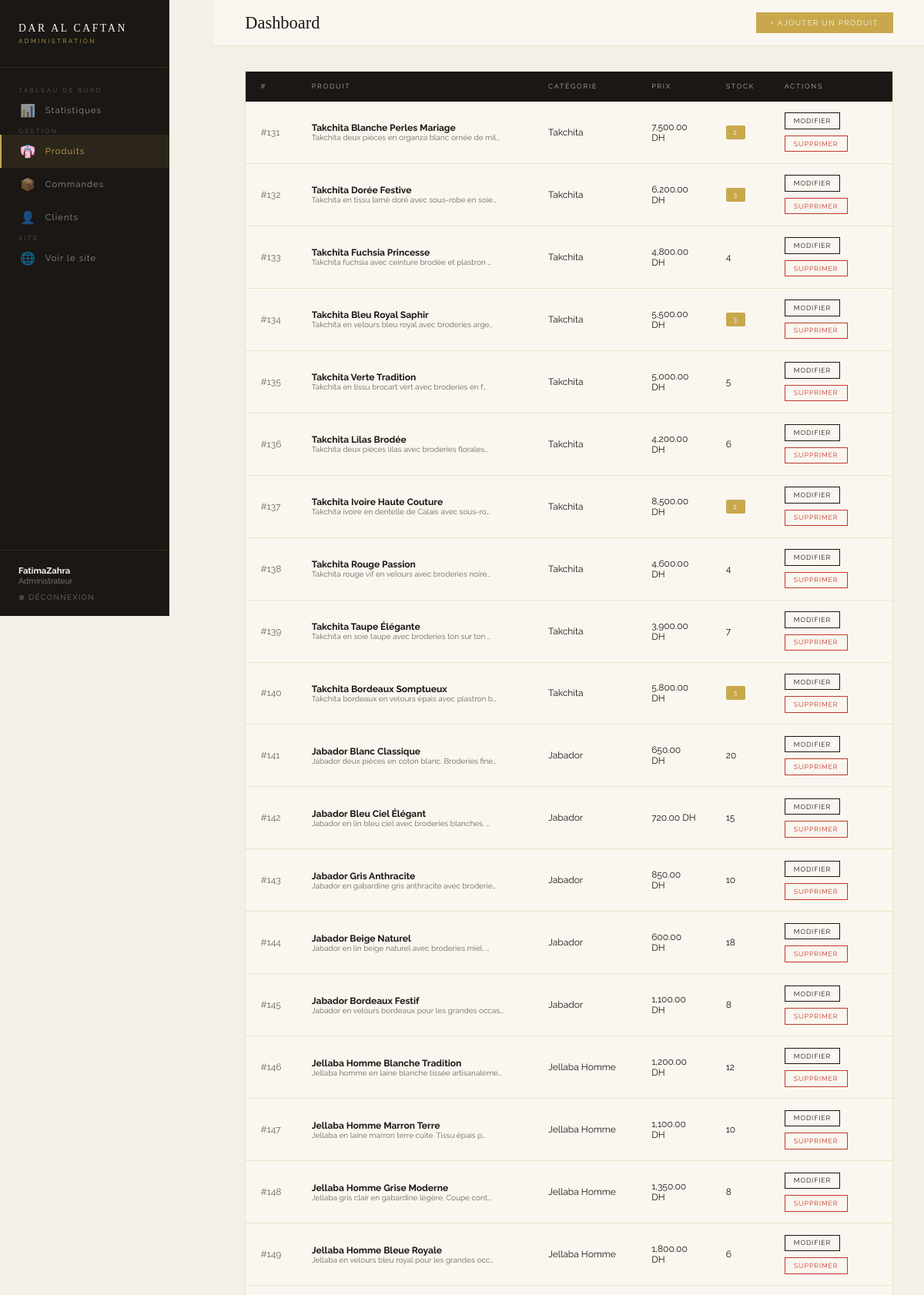
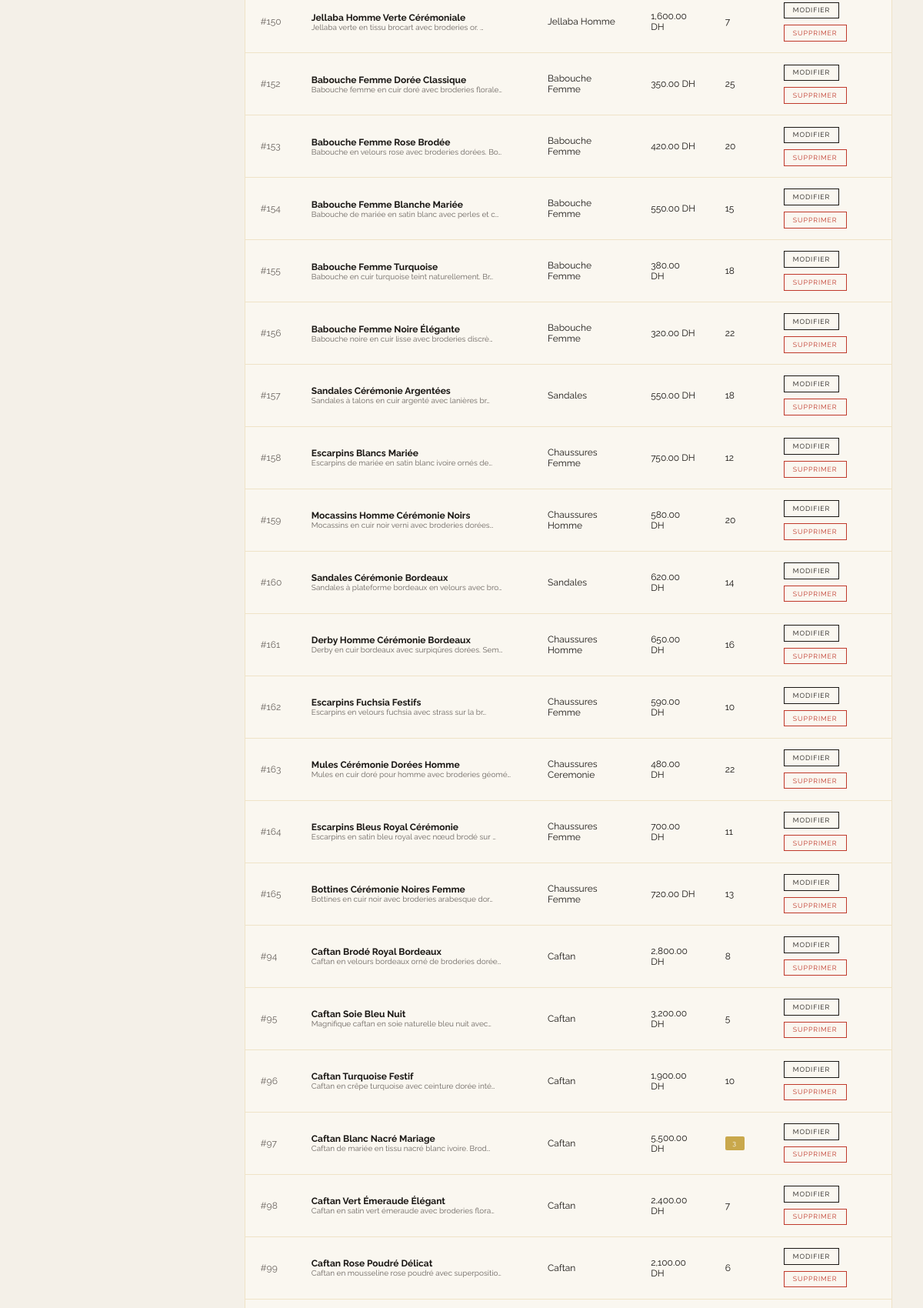
The app's page /views/admin/dashboard.php?section=produits (signed in, upper part) with its own data (2 pictures, top to bottom).
### tables this page shows
CREATE TABLE `products` (
  `id` int(11) NOT NULL,
  `name` varchar(255) DEFAULT NULL,
  `description` text DEFAULT NULL,
  `price` decimal(10,2) DEFAULT NULL,
  `image` varchar(255) DEFAULT NULL,
  `category` varchar(100) DEFAULT NULL,
  `stock` int(11) DEFAULT NULL,
  `created_at` timestamp NOT NULL DEFAULT current_timestamp(),
  `occasion` varchar(100) DEFAULT NULL,
  `region` varchar(100) DEFAULT NULL,
  `taille` varchar(100) DEFAULT NULL,
  `couleur` varchar(100) DEFAULT NULL
);

### config/database.php (called while the page is built)
<?php
function getConnection() {
    $host = "localhost";
    $dbname = "estore";
    $username = "root";
    $password = "";
    try {
        $conn = new PDO(
            "mysql:host=$host;dbname=$dbname;charset=utf8",
            $username,
            $password
        );
        $conn->setAttribute(PDO::ATTR_ERRMODE, PDO::ERRMODE_EXCEPTION);
        return $conn;
    } catch(PDOException $e) {
        die("Erreur de connexion : " . $e->getMessage());
    }
}
?>

### models/Product.php (called while the page is built, shortened)
<?php
require_once __DIR__ . '/../config/database.php';
class Product {
    private $conn;
    public function __construct() {
        $this->conn = getConnection();
    }
    public function getTous($search = '', $category = '', $sort = '', $occasion = '', $couleur = '', $region = '', $prix_min = '', $prix_max = '') {
        $where  = ["1=1"];
        $params = [];
        $orderBy = $this->buildOrderBy($sort);
        $sql  = "SELECT * FROM products WHERE " . implode(" AND ", $where) . " ORDER BY $orderBy";
        $stmt = $this->conn->prepare($sql);
        $stmt->execute($params);
        return $stmt->fetchAll(PDO::FETCH_ASSOC);
    }
    private function buildOrderBy($sort) {
        switch ($sort) {
            default:           return 'created_at DESC';
        }
    }
}
?>

### views/admin/dashboard.php (the view, shortened to what this page needs)
<?php
require_once '../../config/database.php';
require_once '../../models/Product.php';
$section = $_GET['section'] ?? 'stats';
$productModel = new Product();
$userModel    = new User();
$orderModel   = new Order();
$products  = $productModel->getTous();
$stats = [
    'nb_produits'  => $productModel->compter(),
    'nb_clients'   => $userModel->compterClients(),
    'nb_commandes' => $orderModel->compter(),
    'chiffre'      => $orderModel->getChiffreAffaires(),
    'populaires'        => $productModel->getPopulaires(5),
    'nb_visites'        => (new Visite())->compterTotal(),
    'visites_today'     => (new Visite())->compterAujourdhui(),
    'pages_populaires'  => (new Visite())->getPagesPopulaires(),
    'visites_pays'      => (new Visite())->getParPays(),
];
?>
<!DOCTYPE html>
<html lang="fr">
<head>
</head>
<body>
<aside class="sidebar">
  <div class="sidebar-brand">
    <span class="sidebar-brand-name">DAR AL CAFTAN</span>
    <span class="sidebar-brand-sub">Administration</span>
  </div>
  <nav class="sidebar-nav">
    <span class="nav-label">Tableau de bord</span>
    <a href="?section=stats"     class="nav-item <?= $section==='stats'?'active':'' ?>">
      <span class="nav-icon">📊</span> Statistiques
    </a>
    <span class="nav-label">Gestion</span>
    <a href="?section=produits"  class="nav-item <?= $section==='produits'?'active':'' ?>">
      <span class="nav-icon">👘</span> Produits
    </a>
    <a href="?section=commandes" class="nav-item <?= $section==='commandes'?'active':'' ?>">
      <span class="nav-icon">📦</span> Commandes
    </a>
    <a href="?section=clients"   class="nav-item <?= $section==='clients'?'active':'' ?>">
      <span class="nav-icon">👤</span> Clients
    </a>
    <span class="nav-label">Site</span>
    <a href="../products/index.php" class="nav-item" target="_blank">
      <span class="nav-icon">🌐</span> Voir le site
    </a>
  </nav>
  <div class="sidebar-footer">
    <p class="admin-info">
      <strong><?= htmlspecialchars($_SESSION['user_name']) ?></strong>
      Administrateur
    </p>
    <a href="../../controllers/AuthController.php?action=logout" class="logout-link">
      ⊗ Déconnexion
    </a>
  </div>
</aside>
<main class="main">
  <div class="topbar">
    <h1 class="topbar-title">
      <?php
        $titles = [
          'stats'     => 'Tableau de <em>bord</em>',
          'produits'  => 'Gestion des <em>produits</em>',
          'commandes' => 'Suivi des <em>commandes</em>',
          'clients'   => 'Gestion des <em>clients</em>',
        ];
        echo $titles[$section] ?? 'Dashboard';
      ?>
    </h1>
    <div class="topbar-actions">
      <?php if ($section === 'produits'): ?>
        <button class="btn-sm btn-gold" onclick="openModal('modal-add')">+ Ajouter un produit</button>
      <?php endif; ?>
    </div>
  </div>
  <div class="content">
    <?php if ($section === 'stats'): ?>
      <div class="stats-grid">
        <div class="stat-card">
          <span class="nav-icon stat-icon">👘</span>
          <span class="stat-label">Total produits</span>
          <div class="stat-value"><?= $stats['nb_produits'] ?></div>
        </div>
        <div class="stat-card">
          <span class="nav-icon stat-icon">👤</span>
          <span class="stat-label">Clients inscrits</span>
          <div class="stat-value"><?= $stats['nb_clients'] ?></div>
        </div>
        <div class="stat-card">
          <span class="nav-icon stat-icon">📦</span>
          <span class="stat-label">Commandes totales</span>
          <div class="stat-value"><?= $stats['nb_commandes'] ?></div>
        </div>
        <div class="stat-card">
          <span class="nav-icon stat-icon">💰</span>
          <span class="stat-label">Chiffre d'affaires</span>
          <div class="stat-value">
            <?= number_format($stats['chiffre'], 0) ?>
            <small>DH</small>
          </div>
        </div>
        <div class="stat-card">
          <span class="nav-icon stat-icon">👁️</span>
          <span class="stat-label">Visites totales</span>
          <div class="stat-value"><?= $stats['nb_visites'] ?></div>
        </div>
        <div class="stat-card">
          <span class="nav-icon stat-icon">📅</span>
          <span class="stat-label">Visites aujourd'hui</span>
          <div class="stat-value"><?= $stats['visites_today'] ?></div>
        </div>
      </div>
      <h2 class="section-title">Produits les plus <em>commandés</em></h2>
      <div class="table-wrap" style="padding:1.5rem;">
        <?php if (empty($stats['populaires'])): ?>
          <p style="font-size:0.75rem;color:var(--warm-gray);text-align:center;padding:1rem;">
            Aucune commande enregistrée pour le moment.
          </p>
        <?php else: ?>
          <?php
            $maxVente = max(array_column($stats['populaires'], 'total_vendu'));
            foreach ($stats['populaires'] as $pop):
              $pct = $maxVente > 0 ? ($pop['total_vendu'] / $maxVente) * 100 : 0;
          ?>
          <div class="pop-item">
            <span style="min-width:180px;"><?= htmlspecialchars($pop['name']) ?></span>
            <div class="pop-bar-wrap">
              <div class="pop-bar" style="width:<?= $pct ?>%"></div>
            </div>
            <span style="min-width:80px;text-align:right;color:var(--gold);font-weight:500;">
              <?= $pop['total_vendu'] ?> vendus
            </span>
          </div>
          <?php endforeach; ?>
        <?php endif; ?>
      </div>
      <h2 class="section-title" style="margin-top:2rem;">Pages les plus <em>visitées</em></h2>
      <div class="table-wrap" style="padding:1.5rem; margin-bottom:2rem;">
        <?php if (empty($stats['pages_populaires'])): ?>
          <p style="font-size:0.75rem;color:var(--warm-gray);text-align:center;">
            Aucune visite enregistrée.
          </p>
        <?php else: ?>
          <?php
            $maxPage = max(array_column($stats['pages_populaires'], 'nb'));
            foreach ($stats['pages_populaires'] as $pg):
              $pct = $maxPage > 0 ? ($pg['nb'] / $maxPage) * 100 : 0;
          ?>
          <div class="pop-item">
            <span style="min-width:160px;"><?= htmlspecialchars($pg['page']) ?></span>
            <div class="pop-bar-wrap">
              <div class="pop-bar" style="width:<?= $pct ?>%"></div>
            </div>
            <span style="min-width:80px;text-align:right;color:var(--gold);font-weight:500;">
              <?= $pg['nb'] ?> visites
            </span>
          </div>
          <?php endforeach; ?>
        <?php endif; ?>
      </div>
      <h2 class="section-title">Visiteurs par <em>pays</em></h2>
      <div class="table-wrap" style="padding:1.5rem;">
        <?php if (empty($stats['visites_pays'])): ?>
          <p style="font-size:0.75rem;color:var(--warm-gray);text-align:center;">
            Aucune donnée géographique.
          </p>
        <?php else: ?>
          <?php
            $maxPays = max(array_column($stats['visites_pays'], 'nb'));
            foreach ($stats['visites_pays'] as $pys):
              $pct = $maxPays > 0 ? ($pys['nb'] / $maxPays) * 100 : 0;
          ?>
          <div class="pop-item">
            <span style="min-width:160px;">🌍 <?= htmlspecialchars($pys['pays']) ?></span>
            <div class="pop-bar-wrap">
              <div class="pop-bar" style="width:<?= $pct ?>%; background:#4A90D9;"></div>
            </div>
            <span style="min-width:80px;text-align:right;color:#4A90D9;font-weight:500;">
              <?= $pys['nb'] ?> visiteurs
            </span>
          </div>
          <?php endforeach; ?>
        <?php endif; ?>
      </div>
    <!-- ════════════════════════════════
         SECTION : PRODUITS
    ════════════════════════════════ -->
    <?php elseif ($section === 'produits'): ?>
      <div class="table-wrap">
        <table>
          <thead>
            <tr>
              <th>#</th>
              <th>Produit</th>
              <th>Catégorie</th>
              <th>Prix</th>
              <th>Stock</th>
              <th>Actions</th>
            </tr>
          </thead>
          <tbody>
            <?php if (empty($products)): ?>
              <tr><td colspan="6" style="text-align:center;color:var(--warm-gray);padding:2rem;">
                Aucun produit. Cliquez sur "Ajouter" pour commencer.
              </td></tr>
            <?php else: ?>
              <?php foreach ($products as $p): ?>
              <tr>
                <td style="color:var(--warm-gray);">#<?= $p['id'] ?></td>
                <td>
                  <strong><?= htmlspecialchars($p['name']) ?></strong>
                  <?php if (!empty($p['description'])): ?>
                    <br><small style="color:var(--warm-gray);"><?= mb_substr(htmlspecialchars($p['description']), 0, 50) ?>…</small>
                  <?php endif; ?>
                </td>
                <td><?= htmlspecialchars($p['category']) ?></td>
                <td><?= number_format($p['price'], 2) ?> DH</td>
                <td>
                  <?php if ($p['stock'] <= 0): ?>
                    <span class="badge" style="background:#c0392b;">Rupture</span>
                  <?php elseif ($p['stock'] <= 3): ?>
                    <span class="badge" style="background:#C9A84C;"><?= $p['stock'] ?></span>
                  <?php else: ?>
                    <span><?= $p['stock'] ?></span>
                  <?php endif; ?>
                </td>
                <td>
                  <div class="td-actions">
                    <button class="btn-action btn-edit"
                      onclick="openEdit(<?= htmlspecialchars(json_encode($p)) ?>)">
                      Modifier
                    </button>
                    <a href="../../controllers/ProductController.php?action=supprimer&id=<?= $p['id'] ?>"
                       class="btn-action btn-delete"
                       onclick="return confirm('Supprimer ce produit ?')">
                      Supprimer
                    </a>
                  </div>
                </td>
              </tr>
              <?php endforeach; ?>
            <?php endif; ?>
          </tbody>
        </table>
      </div>
    <?php endif; ?>
  </div>
</main>
</body>
</html>

### views/admin/dashboard.php (style rules this page uses)
*, *::before, *::after { margin:0; padding:0; box-sizing:border-box; }
:root { --gold:#C9A84C; --gold-dark:#8B6914; --ivory:#FAF7F0; --charcoal:#1A1714; --warm-gray:#6B6560; --border:rgba(201,168,76,0.25); --bg:#F4F0E8; --sidebar:220px; }
body { font-family:'Raleway',sans-serif; background:var(--bg); color:var(--charcoal); display:flex; min-height:100vh; }
.sidebar { width:var(--sidebar); background:var(--charcoal); display:flex; flex-direction:column; position:fixed; top:0; left:0; height:100vh; border-right:0.5px solid rgba(201,168,76,0.15); z-index:50; }
.sidebar-brand { padding:1.8rem 1.5rem; border-bottom:0.5px solid rgba(201,168,76,0.15); }
.sidebar-brand-name { font-family:'Cinzel',serif; font-size:0.85rem; letter-spacing:0.2em; color:var(--ivory); display:block; }
.sidebar-brand-sub { font-size:0.5rem; letter-spacing:0.3em; text-transform:uppercase; color:var(--gold); margin-top:3px; display:block; }
.sidebar-nav { flex:1; padding:1.5rem 0; }
.nav-label { font-size:0.5rem; letter-spacing:0.3em; text-transform:uppercase; color:rgba(250,247,240,0.3); padding:0.5rem 1.5rem; margin-top:1rem; }
.nav-item { display:flex; align-items:center; gap:0.8rem; padding:0.75rem 1.5rem; font-size:0.7rem; letter-spacing:0.1em; text-decoration:none; color:rgba(250,247,240,0.55); transition:all 0.2s; border-left:2px solid transparent; }
.nav-item.active { color:var(--gold); border-left-color:var(--gold); background:rgba(201,168,76,0.1); }
.nav-icon { font-size:1rem; width:20px; text-align:center; }
.sidebar-footer { padding:1.2rem 1.5rem; border-top:0.5px solid rgba(201,168,76,0.15); }
.admin-info { font-size:0.65rem; color:rgba(250,247,240,0.5); margin-bottom:0.6rem; }
.admin-info strong { color:var(--ivory); display:block; font-size:0.7rem; }
.logout-link { font-size:0.6rem; letter-spacing:0.15em; text-transform:uppercase; color:rgba(250,247,240,0.4); text-decoration:none; transition:color 0.2s; }
.main { margin-left:var(--sidebar); flex:1; min-height:100vh; }
.topbar { background:var(--ivory); border-bottom:0.5px solid var(--border); padding:1rem 2.5rem; display:flex; justify-content:space-between; align-items:center; position:sticky; top:0; z-index:40; }
.topbar-title { font-family:'Cormorant Garamond',serif; font-size:1.4rem; font-weight:300; }
.topbar-actions { display:flex; gap:0.8rem; }
.btn-sm { font-size:0.6rem; letter-spacing:0.15em; text-transform:uppercase; padding:0.5rem 1.2rem; text-decoration:none; transition:all 0.2s; cursor:pointer; font-family:'Raleway',sans-serif; border:none; }
.btn-gold { background:var(--gold); color:var(--ivory); }
.content { padding:2rem 2.5rem; }
.table-wrap { background:var(--ivory); border:0.5px solid var(--border); overflow:hidden; margin-bottom:2rem; }
table { width:100%; border-collapse:collapse; }
thead { background:var(--charcoal); }
thead th { font-size:0.55rem; letter-spacing:0.2em; text-transform:uppercase; color:rgba(250,247,240,0.7); padding:0.9rem 1.2rem; text-align:left; font-weight:400; }
tbody tr { border-bottom:0.5px solid var(--border); transition:background 0.15s; }
td { font-size:0.75rem; padding:0.9rem 1.2rem; vertical-align:middle; }
.badge { font-size:0.55rem; letter-spacing:0.15em; text-transform:uppercase; padding:0.25rem 0.6rem; border-radius:2px; color:white; }
.td-actions { display:flex; gap:0.5rem; flex-wrap:wrap; }
.btn-action { font-size:0.55rem; letter-spacing:0.1em; text-transform:uppercase; padding:0.3rem 0.7rem; text-decoration:none; transition:all 0.15s; cursor:pointer; font-family:'Raleway',sans-serif; border:none; }
.btn-edit { border:0.5px solid var(--charcoal); color:var(--charcoal); background:transparent; }
.btn-delete { border:0.5px solid #c0392b; color:#c0392b; background:transparent; }

### records on screen
products: id "131", name "Takchita Blanche Perles Mariage", description "Takchita deux pièces en organza blanc ornée de mil", category "Takchita", price "7,500.00", stock "2"
products: id "132", name "Takchita Dorée Festive", description "Takchita en tissu lamé doré avec sous-robe en soie", category "Takchita", price "6,200.00", stock "3"
products: id "133", name "Takchita Fuchsia Princesse", description "Takchita fuchsia avec ceinture brodée et plastron", category "Takchita", price "4,800.00", stock "4"
products: id "134", name "Takchita Bleu Royal Saphir", description "Takchita en velours bleu royal avec broderies arge", category "Takchita", price "5,500.00", stock "3"
products: id "135", name "Takchita Verte Tradition", description "Takchita en tissu brocart vert avec broderies en f", category "Takchita", price "5,000.00", stock "5"
products: id "136", name "Takchita Lilas Brodée", description "Takchita deux pièces lilas avec broderies florales", category "Takchita", price "4,200.00", stock "6"
products: id "137", name "Takchita Ivoire Haute Couture", description "Takchita ivoire en dentelle de Calais avec sous-ro", category "Takchita", price "8,500.00", stock "2"
products: id "138", name "Takchita Rouge Passion", description "Takchita rouge vif en velours avec broderies noire", category "Takchita", price "4,600.00", stock "4"
products: id "139", name "Takchita Taupe Élégante", description "Takchita en soie taupe avec broderies ton sur ton", category "Takchita", price "3,900.00", stock "7"
products: id "140", name "Takchita Bordeaux Somptueux", description "Takchita bordeaux en velours épais avec plastron b", category "Takchita", price "5,800.00", stock "3"
products: id "141", name "Jabador Blanc Classique", description "Jabador deux pièces en coton blanc. Broderies fine", category "Jabador", price "650.00", stock "20"
products: id "142", name "Jabador Bleu Ciel Élégant", description "Jabador en lin bleu ciel avec broderies blanches.", category "Jabador", price "720.00", stock "15"
products: id "143", name "Jabador Gris Anthracite", description "Jabador en gabardine gris anthracite avec broderie", category "Jabador", price "850.00", stock "10"
products: id "144", name "Jabador Beige Naturel", description "Jabador en lin beige naturel avec broderies miel.", category "Jabador", price "600.00", stock "18"
products: id "145", name "Jabador Bordeaux Festif", description "Jabador en velours bordeaux pour les grandes occas", category "Jabador", price "1,100.00", stock "8"
products: id "146", name "Jellaba Homme Blanche Tradition", description "Jellaba homme en laine blanche tissée artisanaleme", category "Jellaba Homme", price "1,200.00", stock "12"
products: id "147", name "Jellaba Homme Marron Terre", description "Jellaba en laine marron terre cuite. Tissu épais p", category "Jellaba Homme", price "1,100.00", stock "10"
products: id "148", name "Jellaba Homme Grise Moderne", description "Jellaba gris clair en gabardine légère. Coupe cont", category "Jellaba Homme", price "1,350.00", stock "8"
products: id "149", name "Jellaba Homme Bleue Royale", description "Jellaba en velours bleu royal pour les grandes occ", category "Jellaba Homme", price "1,800.00", stock "6"
products: id "150", name "Jellaba Homme Verte Cérémoniale", description "Jellaba verte en tissu brocart avec broderies or.", category "Jellaba Homme", price "1,600.00", stock "7"
products: id "152", name "Babouche Femme Dorée Classique", description "Babouche femme en cuir doré avec broderies florale", category "Babouche Femme", price "350.00", stock "25"
products: id "153", name "Babouche Femme Rose Brodée", description "Babouche en velours rose avec broderies dorées. Bo", category "Babouche Femme", price "420.00", stock "20"
products: id "154", name "Babouche Femme Blanche Mariée", description "Babouche de mariée en satin blanc avec perles et c", category "Babouche Femme", price "550.00", stock "15"
products: id "155", name "Babouche Femme Turquoise", description "Babouche en cuir turquoise teint naturellement. Br", category "Babouche Femme", price "380.00", stock "18"
products: id "156", name "Babouche Femme Noire Élégante", description "Babouche noire en cuir lisse avec broderies discrè", category "Babouche Femme", price "320.00", stock "22"
products: id "157", name "Sandales Cérémonie Argentées", description "Sandales à talons en cuir argenté avec lanières br", category "Sandales", price "550.00", stock "18"
products: id "158", name "Escarpins Blancs Mariée", description "Escarpins de mariée en satin blanc ivoire ornés de", category "Chaussures Femme", price "750.00", stock "12"
products: id "159", name "Mocassins Homme Cérémonie Noirs", description "Mocassins en cuir noir verni avec broderies dorées", category "Chaussures Homme", price "580.00", stock "20"
products: id "160", name "Sandales Cérémonie Bordeaux", description "Sandales à plateforme bordeaux en velours avec bro", category "Sandales", price "620.00", stock "14"
products: id "161", name "Derby Homme Cérémonie Bordeaux", description "Derby en cuir bordeaux avec surpiqûres dorées. Sem", category "Chaussures Homme", price "650.00", stock "16"
products: id "162", name "Escarpins Fuchsia Festifs", description "Escarpins en velours fuchsia avec strass sur la br", category "Chaussures Femme", price "590.00", stock "10"
products: id "163", name "Mules Cérémonie Dorées Homme", description "Mules en cuir doré pour homme avec broderies géomé", category "Chaussures Ceremonie", price "480.00", stock "22"
products: id "164", name "Escarpins Bleus Royal Cérémonie", description "Escarpins en satin bleu royal avec nœud brodé sur", category "Chaussures Femme", price "700.00", stock "11"
products: id "165", name "Bottines Cérémonie Noires Femme", description "Bottines en cuir noir avec broderies arabesque dor", category "Chaussures Femme", price "720.00", stock "13"
products: id "94", name "Caftan Brodé Royal Bordeaux", description "Caftan en velours bordeaux orné de broderies dorée", category "Caftan", price "2,800.00", stock "8"
products: id "95", name "Caftan Soie Bleu Nuit", description "Magnifique caftan en soie naturelle bleu nuit avec", category "Caftan", price "3,200.00", stock "5"
products: id "96", name "Caftan Turquoise Festif", description "Caftan en crêpe turquoise avec ceinture dorée inté", category "Caftan", price "1,900.00", stock "10"
products: id "97", name "Caftan Blanc Nacré Mariage", description "Caftan de mariée en tissu nacré blanc ivoire. Brod", category "Caftan", price "5,500.00", stock "3"
products: id "98", name "Caftan Vert Émeraude Élégant", description "Caftan en satin vert émeraude avec broderies flora", category "Caftan", price "2,400.00", stock "7"
products: id "99", name "Caftan Rose Poudré Délicat", description "Caftan en mousseline rose poudré avec superpositio", category "Caftan", price "2,100.00", stock "6"

### other values on screen
$_SESSION['user_name'] "FatimaZahra"
$titles[$section] "Dashboard"
